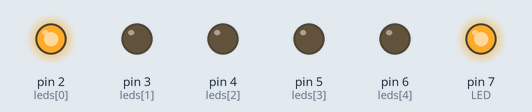
Simulated run of this sketch. Board: Arduino Uno, built with avr-gcc and run on an emulated ATmega328P. Shown: output pins drawn as LEDs (lit = HIGH).

Above: at 0.05 s.
At 0.45 s:
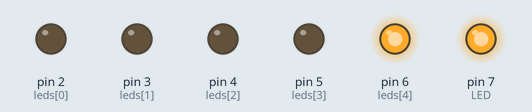
At 0.85 s:
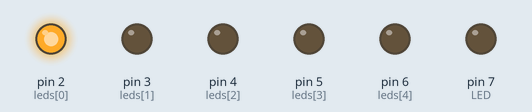
At 1.75 s:
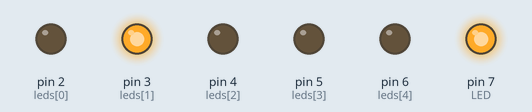
At 2.65 s:
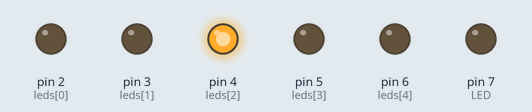
At 3.55 s:
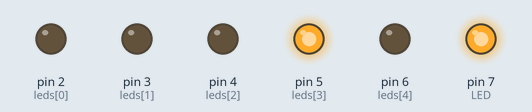
Timing chart, 0 to 3.9 s (numbered marks = the images above):
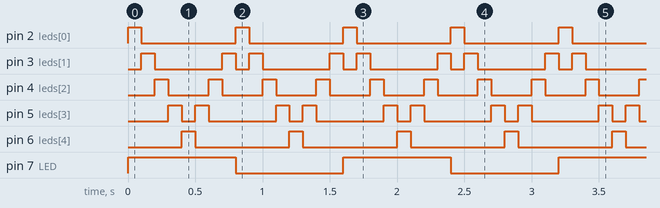

The sketch:

Arduino_LED_Chaser_Knight_Rider_Effect.ino
```cpp
//5 LED Knight Rider
//Subscribe to our youtube channel , Facebook : https://www.facebook.com/tmtronics/

#define LED 7

int leds[] = {2,3,4,5,6};//Led pins , you can add more led pins here
int timer=100; //led speed
int ledState = 0;
void setup()
{
for(int i=0; i<5; i++) {
pinMode(leds[i], OUTPUT);// this line make led pins as a output
pinMode(LED, OUTPUT);
}
}
void loop()
{
  ledState = digitalRead(LED);
  if (ledState == LOW){       // Blink LEDs at 1 second interval
    digitalWrite(LED, HIGH);
  }else if (ledState == HIGH){
    digitalWrite(LED, LOW);
  }

  for(int i=0; i<4; i++) {    //leds on 1 to 5 (forward)
    digitalWrite(leds[i], HIGH);
    delay(timer);
    digitalWrite(leds[i], LOW);
  }
  for(int i=4; i>0; i--) {    //leds on 5 to 1 (Backward)
    digitalWrite(leds[i], HIGH);
    delay(timer);
    digitalWrite(leds[i], LOW);
  }

}
```

Measured:
- by itself, pin 2 (leds[0]), pin 6 (leds[4]): alternates HIGH for 0.10 s and LOW for 0.70 s
- by itself, pin 3 (leds[1]): repeats every 0.80 s: LOW 0.50 s, HIGH 0.10 s, LOW 0.10 s, HIGH 0.10 s
- by itself, pin 4 (leds[2]): alternates HIGH for 0.10 s and LOW for 0.30 s
- by itself, pin 5 (leds[3]): repeats every 0.80 s: LOW 0.10 s, HIGH 0.10 s, LOW 0.50 s, HIGH 0.10 s
- by itself, pin 7 (LED): alternates HIGH for 0.80 s and LOW for 0.80 s
